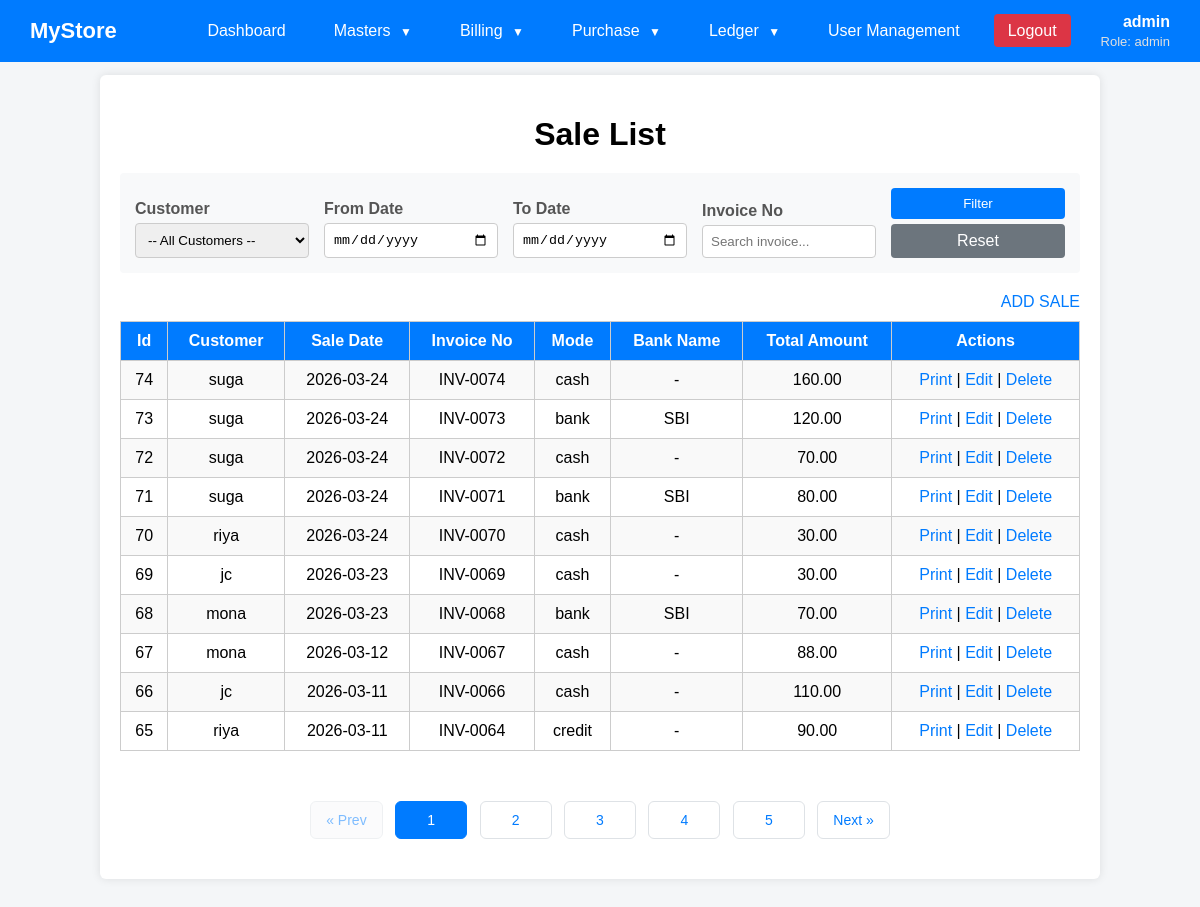
Screenshot of /view_sales.php (signed in) with the database file from the repository.
### tables this page shows
CREATE TABLE `sales` (
  `id` int(11) NOT NULL,
  `customer_id` int(11) NOT NULL,
  `date` date NOT NULL,
  `invoiceno` varchar(50) DEFAULT NULL,
  `mode` enum('cash','credit','bank') NOT NULL,
  `bankname` varchar(50) DEFAULT NULL,
  `bank_id` int(11) DEFAULT NULL,
  `totalamt` decimal(10,2) DEFAULT '0.00',
  `paidamt` decimal(10,2) DEFAULT '0.00',
  `balanceamt` decimal(10,2) DEFAULT '0.00',
  `discount_total` decimal(10,2) DEFAULT '0.00',
  `gst_total` decimal(10,2) DEFAULT '0.00',
  `packing_charge` decimal(10,2) DEFAULT '0.00',
  `round_off` decimal(10,2) DEFAULT '0.00',
  `grand_total` decimal(10,2) DEFAULT '0.00',
  `created_at` timestamp NOT NULL DEFAULT CURRENT_TIMESTAMP
);

CREATE TABLE `customers` (
  `id` int(11) NOT NULL,
  `customername` varchar(50) NOT NULL,
  `phoneno` bigint(20) NOT NULL,
  `city` varchar(50) NOT NULL,
  `state` varchar(255) DEFAULT NULL,
  `created_at` timestamp NOT NULL DEFAULT CURRENT_TIMESTAMP,
  `aadhaarno` varchar(20) NOT NULL
);

### view_sales.php (the view, shortened to what this page needs)
<?php
include "db.php";
$customer_id = isset($_GET['customer_id']) && $_GET['customer_id'] != '' ? intval($_GET['customer_id']) : 0;
$from_date = isset($_GET['from_date']) && $_GET['from_date'] != '' ? $_GET['from_date'] : '';
$to_date = isset($_GET['to_date']) && $_GET['to_date'] != '' ? $_GET['to_date'] : '';
$invoice_no = isset($_GET['invoice_no']) && $_GET['invoice_no'] != '' ? $_GET['invoice_no'] : '';
$limit = 10;
$page = isset($_GET['page']) ? (int)$_GET['page'] : 1;
$offset = ($page - 1) * $limit;
$query = "SELECT
       s.id,
       s.customer_id,
       c.customername,
       s.date,
       s.invoiceno,
       s.mode,
       s.bankname AS bank_name,
       s.grand_total,
       s.created_at
FROM sales s
INNER JOIN customers c ON s.customer_id = c.id
WHERE 1=1";
$countQuery = "SELECT COUNT(*) as total
FROM sales s
INNER JOIN customers c ON s.customer_id = c.id
WHERE 1=1";
$countResult = $conn->query($countQuery);
$totalRecords = $countResult->fetch_assoc()['total'];
$totalPages = ceil($totalRecords / $limit);
$query .= " ORDER BY s.created_at DESC LIMIT $limit OFFSET $offset";
$res = $conn->query($query);
?>
<!DOCTYPE html>
<html>
<head>
</head>
<body>
    <?php include "dashboard.php"; ?>
<div class="container">
  <h1>Sale List</h1>
  <form method="GET" action="">
    <div class="filter-section">
        <div class="filter-group">
            <label>Customer</label>
            <select name="customer_id">
                <option value="">-- All Customers --</option>
            </select>
        </div>
        <div class="filter-group">
            <label>From Date</label>
            <input type="date" name="from_date" value="<?php echo isset($_GET['from_date']) ? $_GET['from_date'] : ''; ?>">
        </div>
        <div class="filter-group">
            <label>To Date</label>
            <input type="date" name="to_date" value="<?php echo isset($_GET['to_date']) ? $_GET['to_date'] : ''; ?>">
        </div>
        <div class="filter-group">
            <label>Invoice No</label>
            <input type="text" name="invoice_no" placeholder="Search invoice..." value="<?php echo isset($_GET['invoice_no']) ? $_GET['invoice_no'] : ''; ?>">
        </div>
        <div class="filter-group">
            <button type="submit">Filter</button>
            <a href="view_sales.php" class="reset-btn">Reset</a>
        </div>
    </div>
</form>
  <div class="top-links">
      <a href="sales.php">ADD SALE</a>
  </div>
      <table>
        <tr>
            <th>Id</th>
            <th>Customer</th>
            <th>Sale Date</th>
            <th>Invoice No</th>
            <th>Mode</th>
            <th>Bank Name</th>
            <th>Total Amount</th>
            <th>Actions</th>
        </tr>
       <?php
           if($res->num_rows > 0) :?>
           <?php while($row =$res->fetch_assoc()) :?>
            <tr>
                    <td><?php echo $row['id']; ?></td>
                    <td><?php echo htmlspecialchars($row['customername']); ?></td>
                    <td><?php echo htmlspecialchars($row['date']); ?></td>
                    <td><?php echo htmlspecialchars($row['invoiceno']); ?></td>
                    <td><?php echo htmlspecialchars($row['mode']); ?></td>
                    <td><?php echo !empty($row['bank_name']) ? htmlspecialchars($row['bank_name']) : '-';?> </td>
                   <td><?php echo htmlspecialchars($row['grand_total']); ?></td>
                    <td>
                          <a href="print_bill.php?id=<?php echo $row['id']; ?>" target="_blank">Print</a> |
                        <a href="edit_sale.php?id=<?php echo $row['id'];?>">Edit</a> |
                         <a href="delete_sale.php?id=<?php echo $row['id'];?>" onclick="return confirm('Are you sure?');">Delete</a>
                    </td>
            </tr>
             <?php endwhile; ?>
        <?php else: ?>
            <tr>
               <td colspan="8">No Sales found</td>
            </tr>
        <?php endif; ?>
      </table>
      <div class="pagination">
            <?php if($page > 1): ?>
                <a href="?page=<?php echo $page-1; ?>&customer_id=<?php echo $customer_id; ?>&from_date=<?php echo $from_date; ?>&to_date=<?php echo $to_date; ?>&invoice_no=<?php echo $invoice_no; ?>">« Prev</a>
            <?php else: ?>
                <span class="disabled">« Prev</span>
            <?php endif; ?>
            <?php for($i = 1; $i <= $totalPages; $i++): ?>
                <?php if($i == $page): ?>
                    <span class="current"><?php echo $i; ?></span>
                <?php else: ?>
                    <a href="?page=<?php echo $i; ?>&customer_id=<?php echo $customer_id; ?>&from_date=<?php echo $from_date; ?>&to_date=<?php echo $to_date; ?>&invoice_no=<?php echo $invoice_no; ?>">
                        <?php echo $i; ?>
                    </a>
                <?php endif; ?>
            <?php endfor; ?>
            <?php if($page < $totalPages): ?>
                <a href="?page=<?php echo $page+1; ?>&customer_id=<?php echo $customer_id; ?>&from_date=<?php echo $from_date; ?>&to_date=<?php echo $to_date; ?>&invoice_no=<?php echo $invoice_no; ?>">Next »</a>
            <?php else: ?>
                <span class="disabled">Next »</span>
            <?php endif; ?>
        </div>
</div>
</body>
</html>

### view_sales.php (style rules this page uses)
body { font-family: Arial, sans-serif; background: #f4f6f8;display: flex; justify-content: center; align-items: center; min-height: 100vh; margin: 0; background: #f0f0f0; }
.container { width: 80%; margin: 50px auto; background: white; padding: 20px; border-radius: 6px; box-shadow: 0 0 10px rgba(0,0,0,0.1); }
h1 { text-align: center; margin-bottom: 20px; }
table { width: 100%; border-collapse: collapse; }
th, td { padding: 10px; border: 1px solid #ccc; text-align: center; }
th { background: #007bff; color: white; }
tr:nth-child(even) { background: #f9f9f9; }
a { text-decoration: none; color: #007bff; }
.top-links { text-align: right; margin-bottom: 10px; }
.filter-section { background: #f8f9fa; padding: 15px; border-radius: 4px; margin-bottom: 20px; display: flex; flex-wrap: wrap; gap: 15px; align-items: flex-end; }
.filter-group { flex: 1; min-width: 150px; }
.filter-group label { display: block; font-weight: bold; color: #555; margin-bottom: 5px; }
.filter-group input, .filter-group select { width: 100%; padding: 8px; border: 1px solid #ccc; border-radius: 4px; box-sizing: border-box; }
.filter-group button { padding: 8px 15px; background: #007bff; color: white; border: none; border-radius: 4px; cursor: pointer; width: 100%; }
.filter-group a { display: block; margin-top: 5px; text-align: center; }
.pagination { margin-top: 30px; text-align: center; padding: 20px 0; }
.pagination a, .pagination span { display: inline-block; padding: 10px 15px; margin: 0 4px; background: white; color: #007bff; text-decoration: none; border-radius: 6px; transition: all 0.3s ease; border: 1px solid #dee2e6; font-weight: 500; font-size: 14px; min-width: 40px; }
.pagination span.current { background: #007bff; color: white; border-color: #007bff; cursor: default; }
.pagination .disabled { opacity: 0.5; cursor: not-allowed; background: #f8f9fa; }
.reset-btn { display: block; margin-top: 5px; text-align: center; padding: 8px 15px; background: #6c757d; color: white; border-radius: 4px; text-decoration: none; transition: 0.3s; }

### dashboard.php (style rules this page uses)
body { margin: 0; font-family: Arial, sans-serif; background: #f4f6f8; padding-top: 25px; }

### rows the page displays
sales: id "74", customer.customername "suga", date "2026-03-24", invoiceno "INV-0074", mode "cash", grand_total "160.00"
sales: id "73", customer.customername "suga", date "2026-03-24", invoiceno "INV-0073", mode "bank", bankname "SBI", grand_total "120.00"
sales: id "72", customer.customername "suga", date "2026-03-24", invoiceno "INV-0072", mode "cash", grand_total "70.00"
sales: id "71", customer.customername "suga", date "2026-03-24", invoiceno "INV-0071", mode "bank", bankname "SBI", grand_total "80.00"
sales: id "70", customer.customername "riya", date "2026-03-24", invoiceno "INV-0070", mode "cash", grand_total "30.00"
sales: id "69", customer.customername "jc", date "2026-03-23", invoiceno "INV-0069", mode "cash", grand_total "30.00"
sales: id "68", customer.customername "mona", date "2026-03-23", invoiceno "INV-0068", mode "bank", bankname "SBI", grand_total "70.00"
sales: id "67", customer.customername "mona", date "2026-03-12", invoiceno "INV-0067", mode "cash", grand_total "88.00"
sales: id "66", customer.customername "jc", date "2026-03-11", invoiceno "INV-0066", mode "cash", grand_total "110.00"
sales: id "65", customer.customername "riya", date "2026-03-11", invoiceno "INV-0064", mode "credit", grand_total "90.00"

### other values shown
$_SESSION['username'] "admin"
$_SESSION['role'] "admin"
